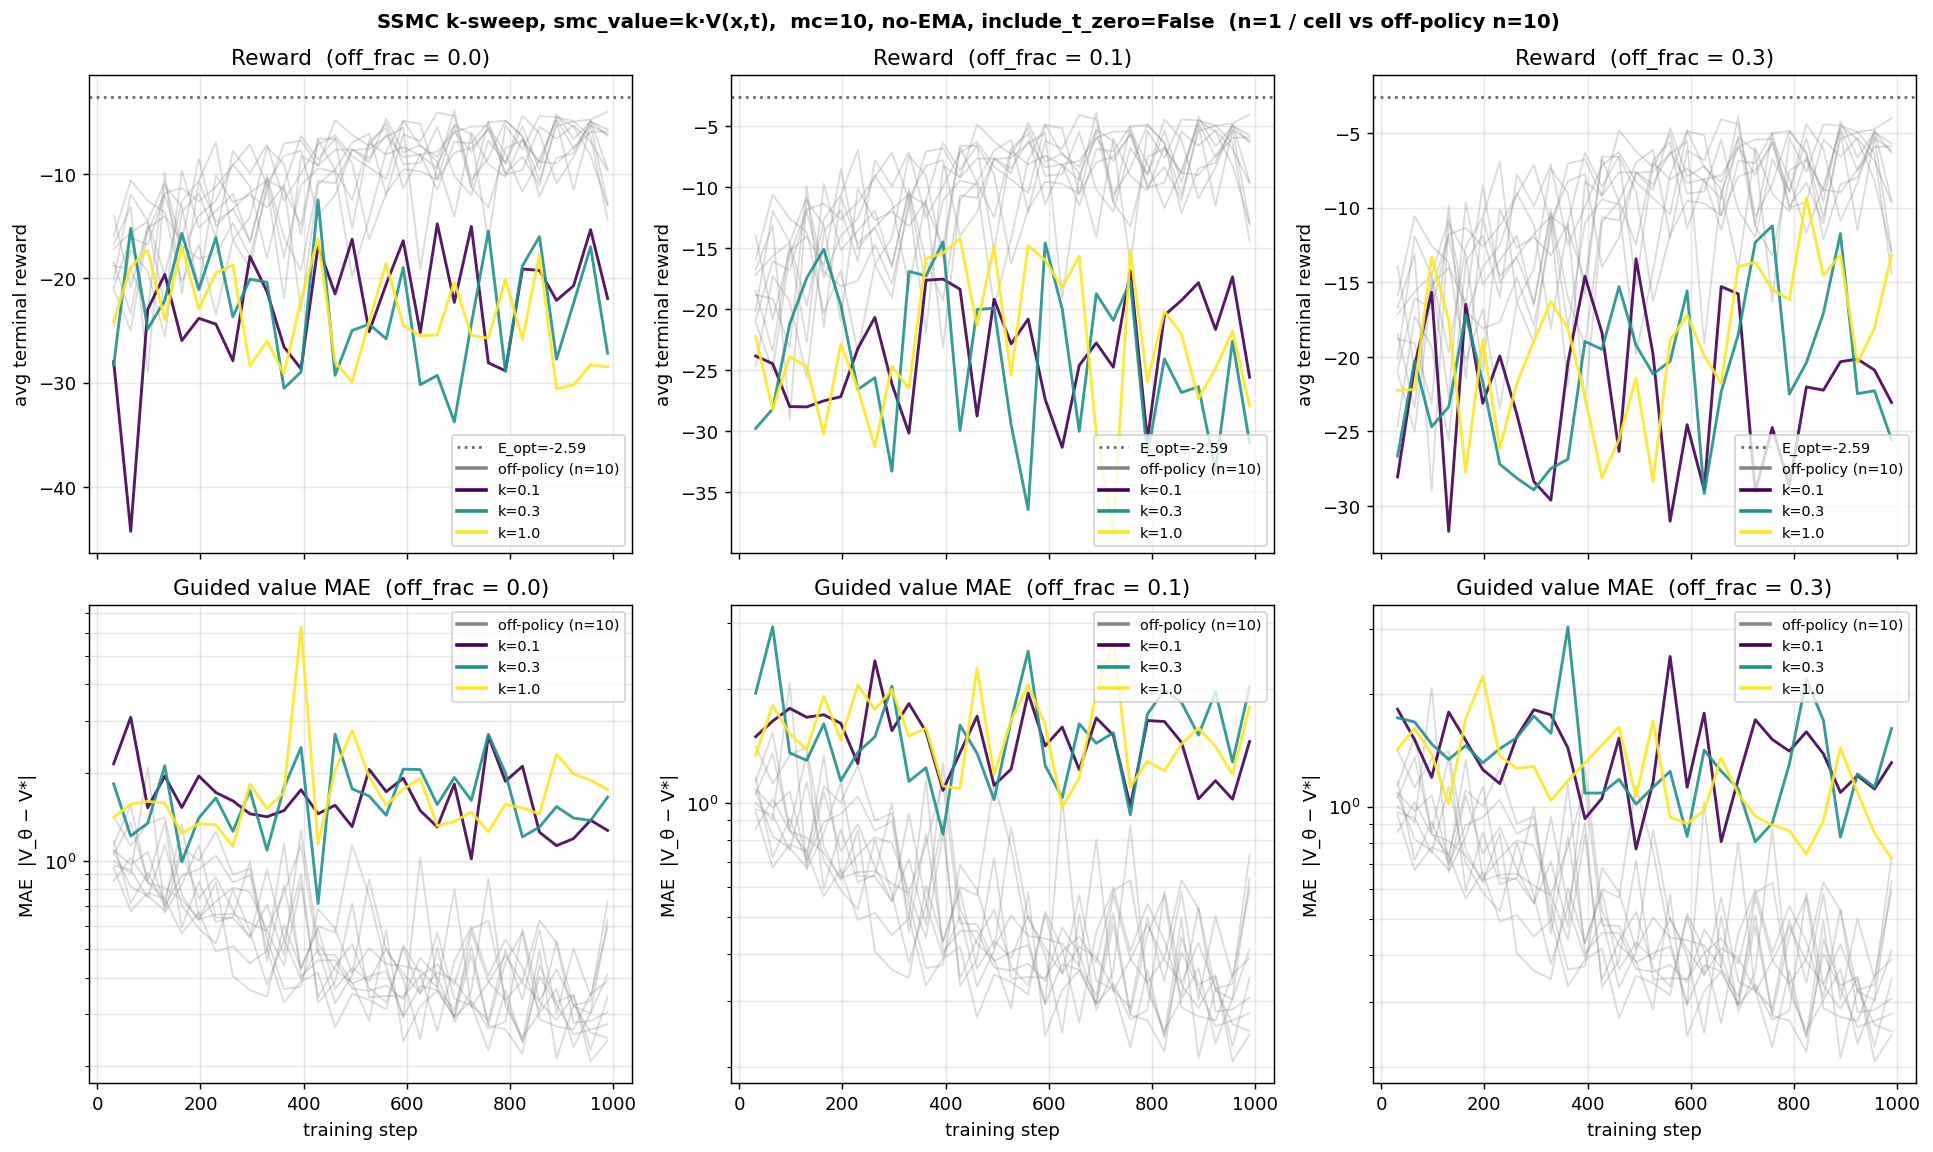

This chart was generated by the following Python code:
#!/usr/bin/env python3
"""Sweep over k where smc_value(x, t) = k * value(x, t) (live value module).

Uses OnPolicySMCDataset so the twist tracks the trained value function each
regen.  Crossed with off_policy_frac in {0, 0.1, 0.3}.  No-EMA drift,
include_t_zero=False, 1 seed per (k, off_frac) cell.
"""

import gc
import json
import os
import shutil
import time
from functools import partial
from math import sqrt

import matplotlib
matplotlib.use("Agg")
import matplotlib.pyplot as plt
import numpy as np
import pandas as pd
import torch
import torch.nn as nn
from einops import reduce
from sklearn.datasets import make_moons
from sklearn.mixture import GaussianMixture
from sklearn.preprocessing import StandardScaler
from torch.utils.data import DataLoader, TensorDataset

import lightning as L
from lightning.pytorch.callbacks import Callback
from lightning.pytorch.loggers import CSVLogger

from diffusion_rl.models.on_policy import OnPolicySMCDataset, OnPolicyValue
from diffusion_rl.modules.resnet_mlp import ValueNetwork


# ── Setup ─────────────────────────────────────────────────────────────────
X, _ = make_moons(n_samples=10_000, noise=0.05, random_state=42)
scaler = StandardScaler(); X = scaler.fit_transform(X)
clf = GaussianMixture(n_components=100, covariance_type="spherical"); clf.fit(X)
_means = torch.from_numpy(clf.means_).double()
_sigma2 = torch.from_numpy(clf.covariances_).double()
_weights = torch.from_numpy(clf.weights_).double()
_sigmas = torch.sqrt(_sigma2)[:, None]; _weights_col = _weights[:, None]

D = 2; a = 1.0; c = torch.tensor([1.0, 0.0])
means_np = clf.means_; sigmas_np = np.sqrt(clf.covariances_); weights_np = clf.weights_


class AV(nn.Module):
    def __init__(self, means, sigma2, weights, a=1.0, c_=None, D_=2):
        super().__init__()
        if c_ is None: c_ = torch.tensor([1.0, 0.0])
        self.register_buffer("means", means.float())
        self.register_buffer("sigma2", sigma2.float())
        self.register_buffer("weights", weights.float())
        self.a = a; self.D = D_; self.register_buffer("c", c_.float())

    def _log_Z(self, m, v):
        cc = self.c.double(); d = 1 + 20 * v
        return (
            -self.D / 2 * torch.log(d)
            + (-10 * (m**2).sum(-1) + 20 * (m * cc).sum(-1) + 200 * v * (cc**2).sum()) / d
            - 10 * (cc**2).sum()
        )

    def forward(self, x, t):
        x = x.double(); t = t.double().reshape(-1)
        if t.numel() == 1: t = t.expand(x.shape[0])
        t_ = t[:, None]
        m = self.means.double(); s2 = self.sigma2.double(); w = self.weights.double()
        dk = t_ * s2[None, :] + 2 * self.a * (1 - t_)
        mm = t_[:, :, None] * m[None, :, :]
        d2 = ((x[:, None, :] - mm) ** 2).sum(-1)
        ts = t_ + 1e-40
        lg = -self.D / 2 * torch.log(2 * torch.pi * ts * dk) - d2 / (2 * ts * dk)
        lw = torch.log(w)[None, :]
        lpw = lw + lg - torch.logsumexp(lw + lg, dim=1, keepdim=True)
        tV = 2 * self.a * (1 - t_) * s2[None, :] / dk
        tmu = (
            s2[None, :, None] * x[:, None, :]
            + 2 * self.a * (1 - t_)[:, :, None] * m[None, :, :]
        ) / dk[:, :, None]
        return torch.logsumexp(lpw + self._log_Z(tmu, tV), dim=1).float()


_avm = AV(_means, _sigma2, _weights, a=a, c_=c, D_=D)


def anal_fn(x, t):
    return _avm(x.cpu(), t.cpu()).to(x.device)


def gmm_drift(xt, ts, a_):
    ts = ts.reshape(-1, 1); xt_ = xt[..., None]
    means_ = _means.float().to(xt).T[None, ...]; ts_ = ts[..., None]
    sigmas_ = _sigmas.float().to(xt).T; weights_ = _weights_col.float().to(xt).T
    denom = 2 * a_ * (1 - ts) + ts * sigmas_**2
    le = -reduce((xt_ - means_ * ts_) ** 2, "n d m -> n m", "sum") / (2 * ts * denom)
    lsf = torch.log(2 * a_ * (1 - ts) / denom) * D / 2
    lrw = torch.log(weights_) + le + lsf
    lw = lrw - torch.logsumexp(lrw, dim=1, keepdim=True)
    lw = torch.where((ts == 0), torch.log(weights_), lw)
    nm = (2 * a_ * (1 - ts_) * means_ + xt_ * sigmas_[None, ...] ** 2) / denom[:, None, :]
    us = (nm - xt[:, :, None]) / (1 - ts[..., None])
    return reduce(torch.exp(lw)[:, None, :] * us, "n d m -> n d", "sum")


DEVICE = "mps" if torch.backends.mps.is_available() else "cpu"


def base_drift(x, t):
    return gmm_drift(x, t if t.ndim >= 1 else t.unsqueeze(0), a).to(dtype=torch.float)


def reward_fn(x):
    return -10 * (x - c.to(x)).square().sum(dim=1)


def gmm_sample(n):
    k_ = np.random.choice(len(weights_np), size=n, p=weights_np)
    return means_np[k_] + sigmas_np[k_, np.newaxis] * np.random.randn(n, D)


class OnPolicyValueLive(OnPolicyValue):
    def drift(self, x, t, beta=1, use_ema=False):
        return super().drift(x, t, beta=beta, use_ema=use_ema)


# ── Constants ──────────────────────────────────────────────────────────────
LOG_DIR = "lightning_logs/ssmc_k_value_sweep"
OFF_POLICY_RESULTS = "notebooks/offpolicy_seeds_results.json"

TOTAL_STEPS = 1000
BS = 256
LR = 1e-3
N_STEPS = 100
MC_SAMPLES = 10
DS_BATCH = 8                  # larger than prior to reduce regen overhead
N_SEEDS = 1

K_VALUES = [0.1, 0.3, 1.0]      # geometric grid 0.1 → 1.0 (ratio ≈ 3.16)
OFF_FRACS = [0.0, 0.1, 0.3]

with open("notebooks/analytical_target.json") as f:
    E_OPT = json.load(f)["E_opt"]

all_rewards = reward_fn(torch.from_numpy(X).float())
max_r = all_rewards.max()
bias_val = (torch.log(torch.mean(torch.exp(all_rewards - max_r))) + max_r).item()
val_loader = DataLoader(TensorDataset(torch.zeros(1)), batch_size=1)


class TrajCB(Callback):
    def __init__(self, af, n=256, ns=N_STEPS):
        super().__init__(); self.af = af; self.n = n; self.ns = ns

    def on_validation_batch_end(self, trainer, pl, outputs, batch, bi):
        if bi > 0:
            return
        dim = pl.hparams.dim; dev = pl.device; n = self.n; dt = 1.0 / self.ns
        for beta, label in [(0, "base"), (1, "guided")]:
            x = torch.zeros(n, dim, device=dev)
            ax, at = [x], [torch.zeros(n, device=dev)]
            dfn = partial(pl.drift, beta=beta)
            for st in torch.linspace(0, 1, self.ns + 1, device=dev)[:-1]:
                tv = st.expand(n)
                dx = dfn(x, tv) * dt
                db = sqrt(2 * pl.a * dt) * torch.randn_like(x)
                x = x + dx + db
                ax.append(x); at.append(torch.full((n,), float(st) + dt, device=dev))
            ax = torch.cat(ax); at = torch.cat(at)
            with torch.no_grad():
                vp = pl.value_module(ax, at); va = self.af(ax, at)
            err = vp - va
            pl.log(f"traj_avg_mae_{label}", err.abs().mean(), prog_bar=False)


def run_one(k, off_frac, seed):
    name = f"k{k:.4f}_f{off_frac:.2f}_seed{seed:02d}"
    csv_path = f"{LOG_DIR}/{name}/version_0/metrics.csv"
    if os.path.exists(csv_path):
        df = pd.read_csv(csv_path)
        v = df.dropna(subset=["val_reward_mean"])
        if len(v) > 0 and int(v["step"].max()) >= TOTAL_STEPS - 1:
            print(f"  {name}: already complete, skipping.", flush=True)
            return
    for vv in range(3):
        p = f"{LOG_DIR}/{name}/version_{vv}"
        if os.path.exists(p):
            shutil.rmtree(p)

    L.seed_everything(seed, workers=True)
    print(f"\n=== k={k}  off_frac={off_frac}  seed={seed} ===", flush=True)
    t0 = time.time()

    vm = ValueNetwork(D, bias=bias_val)
    model = OnPolicyValueLive(
        base_score_module=base_drift, value_module=vm, reward_function=reward_fn,
        dim=D, a=a, lr=LR, loss_type="quad",
        analytical_value_fn=anal_fn, ema_decay=0.999,
    )

    # Live twist: smc_value(x, t) = k * value(x, t).
    def smc_value_k(x, t):
        v = model.value_module(x, t)
        return k * v.reshape(-1)

    ds = OnPolicySMCDataset(
        dim=D,
        drift=base_drift,
        value=model.value_module,
        smc_value=smc_value_k,
        reward=reward_fn,
        device=DEVICE,
        a=a,
        batch_size=DS_BATCH,
        n_steps=N_STEPS,
        mc_samples_per_step=MC_SAMPLES,
        sampling_method="single_seed_mc",
        off_policy_frac=off_frac,
        include_t_zero=False,
        generating_function=gmm_sample,
    )
    loader = DataLoader(ds, batch_size=BS)
    tcb = TrajCB(anal_fn)
    logger = CSVLogger(LOG_DIR, name=name, version=0)
    tr = L.Trainer(
        max_steps=TOTAL_STEPS, val_check_interval=max(1, TOTAL_STEPS // 30),
        callbacks=[tcb], logger=logger,
        enable_checkpointing=False, enable_progress_bar=False,
    )
    tr.fit(model, loader, val_dataloaders=val_loader)
    print(f"  elapsed: {(time.time() - t0)/60:.1f} min", flush=True)
    del model, vm, tr, loader, ds
    gc.collect()
    if torch.backends.mps.is_available():
        torch.mps.empty_cache()


# ── Run all ────────────────────────────────────────────────────────────────
print(f"E_OPT = {E_OPT:.4f}")
print(f"Device: {DEVICE}")
print(f"k grid: {K_VALUES}")
print(f"off_frac grid: {OFF_FRACS}")
print(f"seeds per cell: {N_SEEDS}\n", flush=True)
t_total0 = time.time()
for k in K_VALUES:
    for off_frac in OFF_FRACS:
        for s in range(N_SEEDS):
            run_one(k, off_frac, s)
            print(f"  total elapsed: {(time.time() - t_total0)/60:.1f} min", flush=True)


# ── Aggregate ─────────────────────────────────────────────────────────────
def load_curves(csv_path, max_step=TOTAL_STEPS):
    if not os.path.exists(csv_path):
        return None, None
    df = pd.read_csv(csv_path); df = df[df["step"] <= max_step]
    return df.dropna(subset=["val_reward_mean"]), df.dropna(subset=["traj_avg_mae_guided"])


results = {}  # (k, off_frac) -> dict
for k in K_VALUES:
    for off_frac in OFF_FRACS:
        bests, maes, vcs, mcs = [], [], [], []
        for s in range(N_SEEDS):
            name = f"k{k:.4f}_f{off_frac:.2f}_seed{s:02d}"
            v, m = load_curves(f"{LOG_DIR}/{name}/version_0/metrics.csv")
            if v is None or len(v) == 0:
                continue
            bests.append(float(v["val_reward_mean"].max()))
            maes.append(float(m["traj_avg_mae_guided"].iloc[-1]) if len(m) else float("nan"))
            vcs.append(v); mcs.append(m)
        results[(k, off_frac)] = dict(
            bests=np.array(bests), maes=np.array(maes),
            val_curves=vcs, mae_curves=mcs,
        )

with open(OFF_POLICY_RESULTS) as f:
    off = json.load(f)
off_bests = np.array(off["best_reward"]["values"])
off_maes = np.array(off["final_guided_mae"]["values"])
off_vcs, off_mcs = [], []
for s in range(off["n_seeds"]):
    v, m = load_curves(f"lightning_logs/offpolicy_seeds/seed_{s:02d}/version_0/metrics.csv")
    if v is not None:
        off_vcs.append(v); off_mcs.append(m)


print("\n" + "=" * 78)
print(f"{'k':>6} {'off_frac':>9}  {'best':>10}  {'final MAE':>10}")
print("=" * 78)
for k in K_VALUES:
    for f_ in OFF_FRACS:
        r = results[(k, f_)]
        if len(r["bests"]) == 0:
            continue
        print(f"{k:>6.3f} {f_:>9.2f}  {r['bests'].mean():>10.3f}  {r['maes'].mean():>10.3f}")
print(f"{'off-pol':>6} {'(n=10)':>9}  {off_bests.mean():>10.3f}  {off_maes.mean():>10.3f}")
print("=" * 78)


# ── Plot: 2×3 grid (rows = reward/MAE, cols = off_frac), k as color ───────
fig, axes = plt.subplots(2, len(OFF_FRACS), figsize=(5 * len(OFF_FRACS), 9), sharex=True)
fig.suptitle(
    f"SSMC k-sweep, smc_value=k·V(x,t),  mc={MC_SAMPLES}, no-EMA, "
    f"include_t_zero=False  (n={N_SEEDS} / cell vs off-policy n={len(off_bests)})",
    fontsize=11, fontweight="bold",
)
OFF_C = "#888888"
cmap = plt.cm.viridis
colors = {k: cmap(i / max(1, len(K_VALUES) - 1)) for i, k in enumerate(K_VALUES)}

for col, f_ in enumerate(OFF_FRACS):
    # reward
    ax = axes[0, col]
    ax.set_title(f"Reward  (off_frac = {f_})")
    for v in off_vcs:
        ax.plot(v["step"], v["val_reward_mean"], color=OFF_C, alpha=0.30, lw=1.0)
    for k in K_VALUES:
        for v in results[(k, f_)]["val_curves"]:
            ax.plot(v["step"], v["val_reward_mean"], color=colors[k], alpha=0.9, lw=1.6)
    ax.axhline(E_OPT, color="black", ls=":", alpha=0.6, label=f"E_opt={E_OPT:.2f}")
    ax.plot([], [], color=OFF_C, lw=2, label=f"off-policy (n={len(off_vcs)})")
    for k in K_VALUES:
        ax.plot([], [], color=colors[k], lw=2, label=f"k={k}")
    ax.set_ylabel("avg terminal reward")
    ax.grid(True, alpha=0.3); ax.legend(fontsize=8, loc="lower right")

    # MAE
    ax = axes[1, col]
    ax.set_title(f"Guided value MAE  (off_frac = {f_})")
    for m in off_mcs:
        if len(m) > 0:
            ax.plot(m["step"], m["traj_avg_mae_guided"], color=OFF_C, alpha=0.30, lw=1.0)
    for k in K_VALUES:
        for m in results[(k, f_)]["mae_curves"]:
            if len(m) > 0:
                ax.plot(m["step"], m["traj_avg_mae_guided"], color=colors[k], alpha=0.9, lw=1.6)
    ax.plot([], [], color=OFF_C, lw=2, label=f"off-policy (n={len(off_mcs)})")
    for k in K_VALUES:
        ax.plot([], [], color=colors[k], lw=2, label=f"k={k}")
    ax.set_yscale("log")
    ax.set_xlabel("training step"); ax.set_ylabel("MAE  |V_θ − V*|")
    ax.grid(True, alpha=0.3, which="both"); ax.legend(fontsize=8, loc="upper right")

plt.tight_layout()
out = "notebooks/ssmc_k_value_sweep.png"
plt.savefig(out, dpi=130, bbox_inches="tight")
print(f"\nSaved: {out}")


# ── Save JSON ─────────────────────────────────────────────────────────────
summary = {
    "config": {
        "TOTAL_STEPS": TOTAL_STEPS, "BS": BS, "LR": LR,
        "N_STEPS": N_STEPS, "MC_SAMPLES": MC_SAMPLES, "DS_BATCH": DS_BATCH,
        "N_SEEDS": N_SEEDS,
        "include_t_zero": False, "use_ema": False,
        "smc_value": "k * value(x, t)",
        "k_values": K_VALUES, "off_fracs": OFF_FRACS, "E_OPT": E_OPT,
    },
    "by_cell": {
        f"k={k}_f={f_}": {
            "best_reward_values": results[(k, f_)]["bests"].tolist(),
            "final_guided_mae_values": results[(k, f_)]["maes"].tolist(),
        }
        for k in K_VALUES for f_ in OFF_FRACS
    },
    "off_policy_baseline": {
        "best_reward_mean": float(off_bests.mean()),
        "best_reward_sd": float(off_bests.std(ddof=1)),
        "final_guided_mae_mean": float(off_maes.mean()),
        "final_guided_mae_sd": float(off_maes.std(ddof=1)),
        "n_seeds": len(off_bests),
    },
}
with open("notebooks/ssmc_k_value_sweep_results.json", "w") as f:
    json.dump(summary, f, indent=2)

print(f"\nTotal elapsed: {(time.time() - t_total0)/60:.1f} min")
print("Done.")
